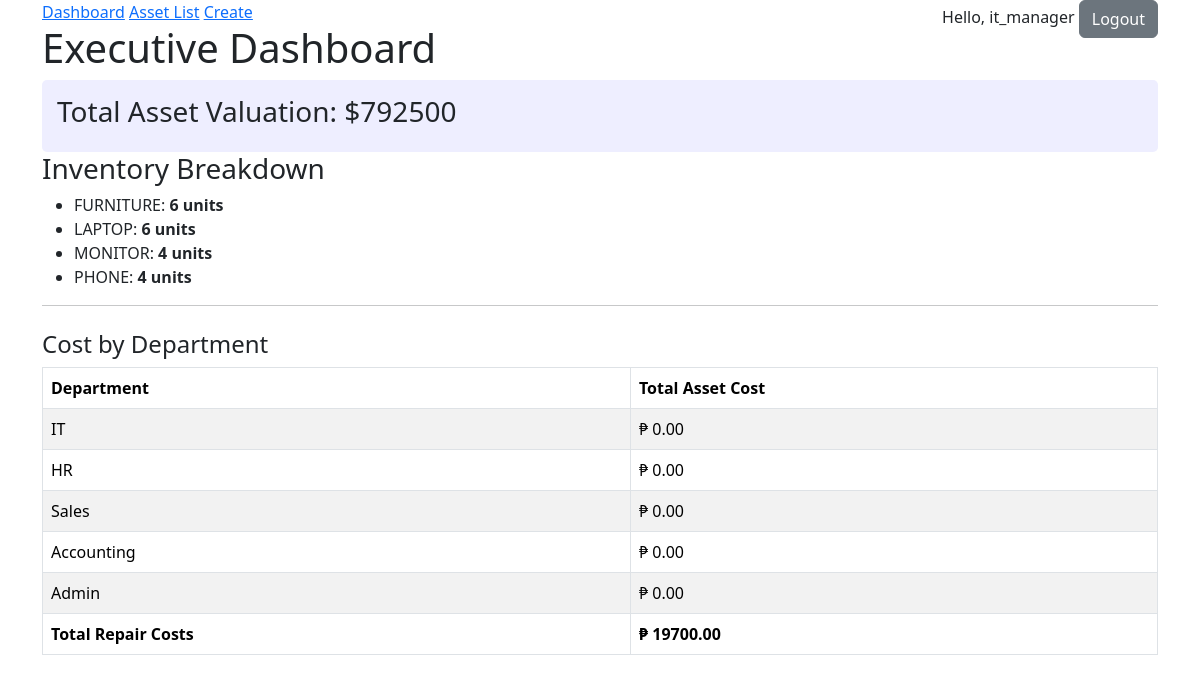
The page / (signed in) on the database its author committed.
### assets/models.py (models this page shows, shortened)
class User(AbstractUser):
    department = models.ForeignKey(
        Department,
        on_delete=models.SET_NULL,
        null=True,
        blank=True,
        related_name='users'
    )

class Department(models.Model):
    name = models.CharField(max_length=100, unique=True)

### assets/views.py (the view)
# urls.py: path('', DashboardView.as_view(), name='dashboard'),
class DashboardView(LoginRequiredMixin, TemplateView):
    template_name = "assets/dashboard.html"
    def get_context_data(self, **kwargs):
        context = super().get_context_data(**kwargs)
        context['total_asset_value'] = (
            Asset.objects.aggregate(total=Sum('cost'))['total'] or 0
        )
        context['assets_by_type'] = (
            Asset.objects
            .values('asset_type')
            .annotate(count=Count('id'))
        )
        context['total_repair_cost'] = (
            MaintenanceLog.objects.aggregate(total=Sum('cost'))['total'] or 0
        )
        context['department_costs'] = Department.objects.annotate(
            total_cost=Coalesce(
                Sum('users__assets__cost'),
                Value(0),
                output_field=DecimalField()
            )
        )
        return context

### assets/templates/assets/dashboard.html
{% extends "assets/base.html" %}
{% block content %}
    <h1>Executive Dashboard</h1>
    <div style="background: #eef; padding: 15px; border-radius: 5px;">
        <h3>Total Asset Valuation: ${{ total_asset_value }}</h3>
    </div>
    <h3>Inventory Breakdown</h3>
    <ul>
        {% for item in assets_by_type %}
            <li>{{ item.asset_type }}: <strong>{{ item.count }} units</strong></li>
        {% empty %}
            <li>No assets found.</li>
        {% endfor %}
    </ul>
    <hr>
    <h4 class="mt-4">Cost by Department</h4>
    <table class="table table-bordered table-striped">
        <thead>
            <tr>
                <th>Department</th>
                <th>Total Asset Cost</th>
            </tr>
        </thead>
        <tbody>
            {% for dept in department_costs %}
            <tr>
                <td>{{ dept.name }}</td>
                <td>₱ {{ dept.total_cost|floatformat:2 }}</td>
            </tr>
            {% empty %}
            <tr>
                <td colspan="2">No department data available</td>
            </tr>
            {% endfor %}
        </tbody>
        <tfoot>
            <tr>
                <td><strong>Total Repair Costs</strong></td>
                <td><strong>₱ {{ total_repair_cost|floatformat:2 }}</strong></td>
            </tr>
        </tfoot>
    </table>
{% endblock %}

### assets/templates/assets/base.html (shortened to what this page needs)
<!DOCTYPE html>
<html>
<head>
    <link href="https://cdn.jsdelivr.net/npm/bootstrap@5.3.8/dist/css/bootstrap.min.css" rel="stylesheet">
</head>
<body class="container">
    <nav>
        <a href="{% url 'dashboard' %}">Dashboard</a>
        <a href="{% url 'asset-list' %}">Asset List</a>
        <a href="{% url 'asset-create' %}">Create</a>
        <div style="float:right">
            {% if user.is_authenticated %}
                <span>Hello, {{ user.username }}</span>
                <form action="{% url "logout" %}" method="post" style="display:inline">
                    <button type="submit" class="btn btn-secondary">Logout</button>
                </form>
            {% else %}
                <a href="{% url 'login' %}">Login</a>
                <a href="{% url 'register' %}">Register</a>
            {% endif %}
        </div>
    </nav>
    {% block content %}{% endblock %}
</body>
</html>

### rows shown on the page
User: username "it_manager"
Department: name "IT", total_cost "0.00"
Department: name "HR", total_cost "0.00"
Department: name "Sales", total_cost "0.00"
Department: name "Accounting", total_cost "0.00"
Department: name "Admin", total_cost "0.00"

### other values the page prints
{{ total_asset_value }} "792500"
{{ item.asset_type }} "FURNITURE" "LAPTOP" "MONITOR" "PHONE"
{{ item.count }} "6" "6" "4" "4"
{{ total_repair_cost|floatformat:2 }} "19700.00"
